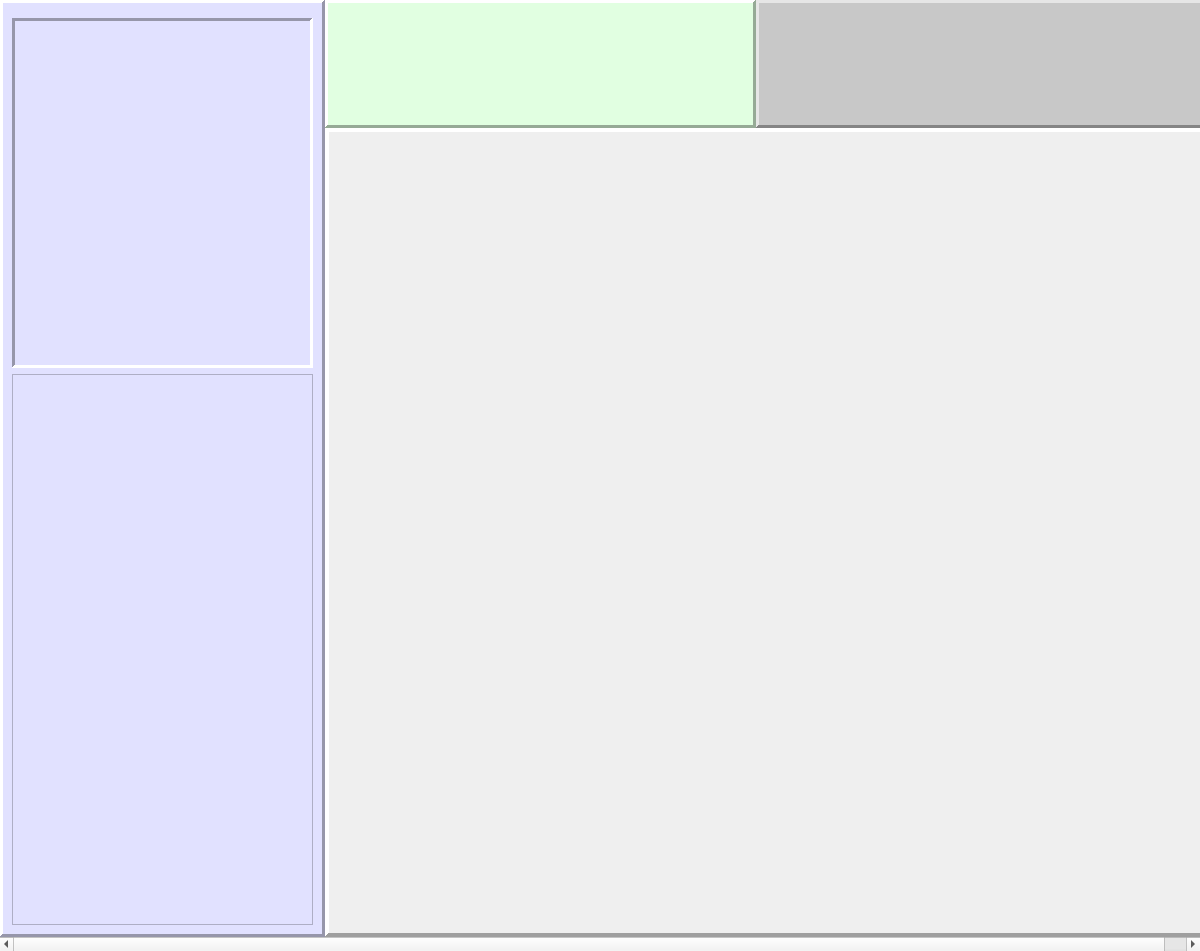
<?xml version="1.0" encoding="UTF-8"?>
<ui version="4.0">
 <class>MainWindow</class>
 <widget class="QMainWindow" name="MainWindow">
  <property name="geometry">
   <rect>
    <x>0</x>
    <y>0</y>
    <width>1200</width>
    <height>951</height>
   </rect>
  </property>
  <property name="windowTitle">
   <string>Dashboard</string>
  </property>
  <property name="windowIcon">
   <iconset resource="images.qrc">
    <normaloff>:/images/gearBW.png</normaloff>:/images/gearBW.png</iconset>
  </property>
  <property name="tabShape">
   <enum>QTabWidget::Rounded</enum>
  </property>
  <widget class="QWidget" name="centralwidget">
   <layout class="QGridLayout" name="gridLayout">
    <property name="leftMargin">
     <number>0</number>
    </property>
    <property name="topMargin">
     <number>0</number>
    </property>
    <property name="rightMargin">
     <number>0</number>
    </property>
    <property name="bottomMargin">
     <number>0</number>
    </property>
    <property name="spacing">
     <number>0</number>
    </property>
    <item row="0" column="0">
     <widget class="QScrollArea" name="scrollArea">
      <property name="minimumSize">
       <size>
        <width>640</width>
        <height>480</height>
       </size>
      </property>
      <property name="baseSize">
       <size>
        <width>0</width>
        <height>800</height>
       </size>
      </property>
      <property name="frameShape">
       <enum>QFrame::NoFrame</enum>
      </property>
      <property name="frameShadow">
       <enum>QFrame::Plain</enum>
      </property>
      <property name="lineWidth">
       <number>0</number>
      </property>
      <property name="verticalScrollBarPolicy">
       <enum>Qt::ScrollBarAsNeeded</enum>
      </property>
      <property name="sizeAdjustPolicy">
       <enum>QAbstractScrollArea::AdjustToContents</enum>
      </property>
      <property name="widgetResizable">
       <bool>true</bool>
      </property>
      <property name="alignment">
       <set>Qt::AlignLeading|Qt::AlignLeft|Qt::AlignTop</set>
      </property>
      <widget class="QWidget" name="mainScrollArea">
       <property name="geometry">
        <rect>
         <x>0</x>
         <y>0</y>
         <width>1222</width>
         <height>934</height>
        </rect>
       </property>
       <layout class="QGridLayout" name="gridLayout_2">
        <property name="leftMargin">
         <number>0</number>
        </property>
        <property name="topMargin">
         <number>0</number>
        </property>
        <property name="rightMargin">
         <number>0</number>
        </property>
        <property name="bottomMargin">
         <number>0</number>
        </property>
        <property name="spacing">
         <number>0</number>
        </property>
        <item row="1" column="1" colspan="2">
         <widget class="PanelField" name="panel_field">
          <property name="minimumSize">
           <size>
            <width>897</width>
            <height>714</height>
           </size>
          </property>
          <property name="frameShape">
           <enum>QFrame::Panel</enum>
          </property>
          <property name="frameShadow">
           <enum>QFrame::Raised</enum>
          </property>
          <property name="lineWidth">
           <number>4</number>
          </property>
          <layout class="QGridLayout" name="gridLayout_3">
           <property name="leftMargin">
            <number>0</number>
           </property>
           <property name="topMargin">
            <number>0</number>
           </property>
           <property name="rightMargin">
            <number>0</number>
           </property>
           <property name="bottomMargin">
            <number>2</number>
           </property>
           <property name="spacing">
            <number>2</number>
           </property>
          </layout>
         </widget>
        </item>
        <item row="0" column="0" rowspan="2">
         <widget class="QFrame" name="frame_robots">
          <property name="minimumSize">
           <size>
            <width>325</width>
            <height>0</height>
           </size>
          </property>
          <property name="maximumSize">
           <size>
            <width>400</width>
            <height>16777215</height>
           </size>
          </property>
          <property name="font">
           <font>
            <pointsize>9</pointsize>
            <weight>75</weight>
            <bold>true</bold>
           </font>
          </property>
          <property name="toolTip">
           <string/>
          </property>
          <property name="autoFillBackground">
           <bool>false</bool>
          </property>
          <property name="styleSheet">
           <string notr="true">background-color: rgb(225, 225, 255);</string>
          </property>
          <property name="frameShape">
           <enum>QFrame::Panel</enum>
          </property>
          <property name="frameShadow">
           <enum>QFrame::Raised</enum>
          </property>
          <property name="lineWidth">
           <number>3</number>
          </property>
          <layout class="QGridLayout" name="gridLayout_7">
           <property name="leftMargin">
            <number>9</number>
           </property>
           <property name="topMargin">
            <number>9</number>
           </property>
           <property name="rightMargin">
            <number>9</number>
           </property>
           <property name="bottomMargin">
            <number>9</number>
           </property>
           <property name="horizontalSpacing">
            <number>9</number>
           </property>
           <property name="verticalSpacing">
            <number>12</number>
           </property>
           <item row="1" column="0">
            <widget class="PanelTeams" name="panel_teams">
             <property name="frameShape">
              <enum>QFrame::StyledPanel</enum>
             </property>
             <property name="frameShadow">
              <enum>QFrame::Raised</enum>
             </property>
            </widget>
           </item>
           <item row="0" column="0">
            <widget class="PanelSelectedRobot" name="panel_selected_robot">
             <property name="enabled">
              <bool>true</bool>
             </property>
             <property name="minimumSize">
              <size>
               <width>267</width>
               <height>350</height>
              </size>
             </property>
             <property name="maximumSize">
              <size>
               <width>16777215</width>
               <height>338</height>
              </size>
             </property>
             <property name="frameShape">
              <enum>QFrame::Panel</enum>
             </property>
             <property name="frameShadow">
              <enum>QFrame::Sunken</enum>
             </property>
             <property name="lineWidth">
              <number>3</number>
             </property>
            </widget>
           </item>
          </layout>
         </widget>
        </item>
        <item row="0" column="2">
         <widget class="PanelOutput" name="panel_output">
          <property name="sizePolicy">
           <sizepolicy hsizetype="Expanding" vsizetype="Preferred">
            <horstretch>0</horstretch>
            <verstretch>0</verstretch>
           </sizepolicy>
          </property>
          <property name="minimumSize">
           <size>
            <width>200</width>
            <height>128</height>
           </size>
          </property>
          <property name="maximumSize">
           <size>
            <width>16777215</width>
            <height>128</height>
           </size>
          </property>
          <property name="styleSheet">
           <string notr="true">background-color: rgb(200, 200, 200);</string>
          </property>
          <property name="frameShape">
           <enum>QFrame::Panel</enum>
          </property>
          <property name="frameShadow">
           <enum>QFrame::Raised</enum>
          </property>
          <property name="lineWidth">
           <number>3</number>
          </property>
         </widget>
        </item>
        <item row="0" column="1">
         <widget class="PanelGameInfo" name="panel_game_info">
          <property name="minimumSize">
           <size>
            <width>431</width>
            <height>128</height>
           </size>
          </property>
          <property name="maximumSize">
           <size>
            <width>431</width>
            <height>128</height>
           </size>
          </property>
          <property name="styleSheet">
           <string notr="true">background-color: rgb(225, 255, 225);</string>
          </property>
          <property name="frameShape">
           <enum>QFrame::Panel</enum>
          </property>
          <property name="frameShadow">
           <enum>QFrame::Raised</enum>
          </property>
          <property name="lineWidth">
           <number>3</number>
          </property>
         </widget>
        </item>
       </layout>
      </widget>
     </widget>
    </item>
   </layout>
  </widget>
  <action name="actionQuit">
   <property name="text">
    <string>Quit</string>
   </property>
  </action>
 </widget>
 <customwidgets>
  <customwidget>
   <class>PanelOutput</class>
   <extends>QFrame</extends>
   <header>gui/panels/panel_output.h</header>
   <container>1</container>
  </customwidget>
  <customwidget>
   <class>PanelGameInfo</class>
   <extends>QFrame</extends>
   <header>gui/panels/panel_game_info.h</header>
   <container>1</container>
   <slots>
    <slot>update_mouse_pos(QPointF)</slot>
   </slots>
  </customwidget>
  <customwidget>
   <class>PanelSelectedRobot</class>
   <extends>QFrame</extends>
   <header>gui/panels/panel_selected_robot.h</header>
   <container>1</container>
  </customwidget>
  <customwidget>
   <class>PanelField</class>
   <extends>QFrame</extends>
   <header>gui/panels/panel_field.h</header>
   <container>1</container>
   <slots>
    <signal>field_mouse_moved(QPointF)</signal>
   </slots>
  </customwidget>
  <customwidget>
   <class>PanelTeams</class>
   <extends>QFrame</extends>
   <header>gui/panels/panel_teams.h</header>
   <container>1</container>
  </customwidget>
 </customwidgets>
 <tabstops>
  <tabstop>scrollArea</tabstop>
 </tabstops>
 <resources>
  <include location="images.qrc"/>
 </resources>
 <connections>
  <connection>
   <sender>actionQuit</sender>
   <signal>triggered()</signal>
   <receiver>MainWindow</receiver>
   <slot>close()</slot>
   <hints>
    <hint type="sourcelabel">
     <x>-1</x>
     <y>-1</y>
    </hint>
    <hint type="destinationlabel">
     <x>559</x>
     <y>424</y>
    </hint>
   </hints>
  </connection>
 </connections>
</ui>
